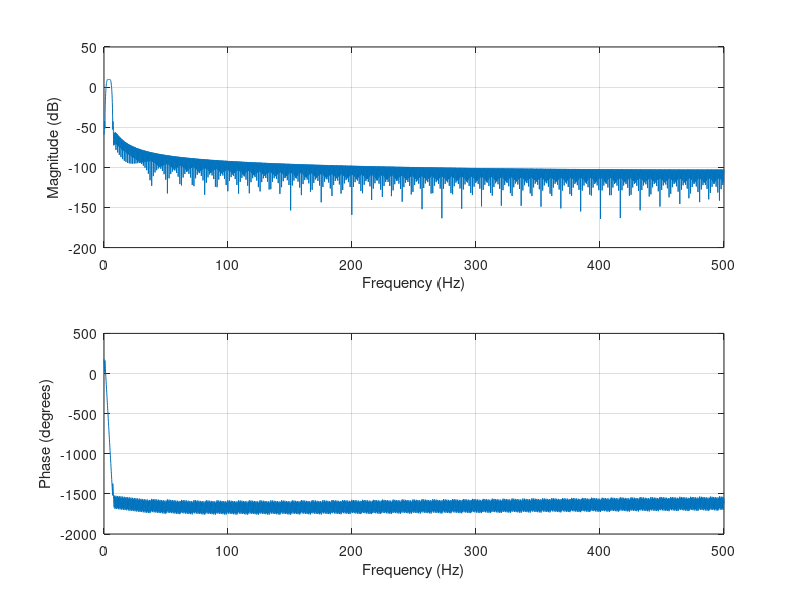
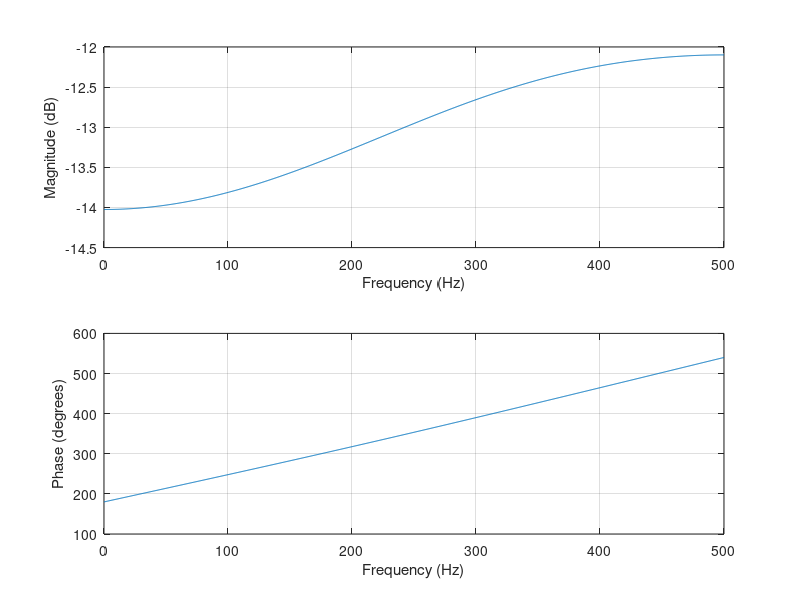

Write MATLAB code to recreate these figures, in order.
% Bandpass filter design parameters
low_freq = 2.0;  % Lower cutoff frequency in Hz
high_freq = 6;  % Upper cutoff frequency in Hz
sampling_rate = 1000;  % Sampling rate in Hz
filter_order = 1500;  % Filter order (an even number for linear phase)

% Normalize frequencies
normalized_low_freq = low_freq / (0.5 * sampling_rate);
normalized_high_freq = high_freq / (0.5 * sampling_rate);

% Design the bandpass filter
b = 3*fir1(filter_order, [normalized_low_freq, normalized_high_freq], 'bandpass');

figure
% Plot the frequency response of the filter
freqz(b, 1, 1024, sampling_rate);

%% RLC CIRCUIT
R1 = 890;
R2 = 890 * 4;
C1 = 10e-6;
C2 = 10e-6;
num0 = 0;
num1 = 2*pi()*-R2*C1;
den0 = 1;
den1 = 2*pi()*R1*(C1+C2);
den2 = (2*pi())*(2*pi())*R1*R2*C1*C2;
b_circ = [num1, num0];
a_circ = [den2, den1,den0];
figure
freqz(b_circ, a_circ, 1024, sampling_rate);